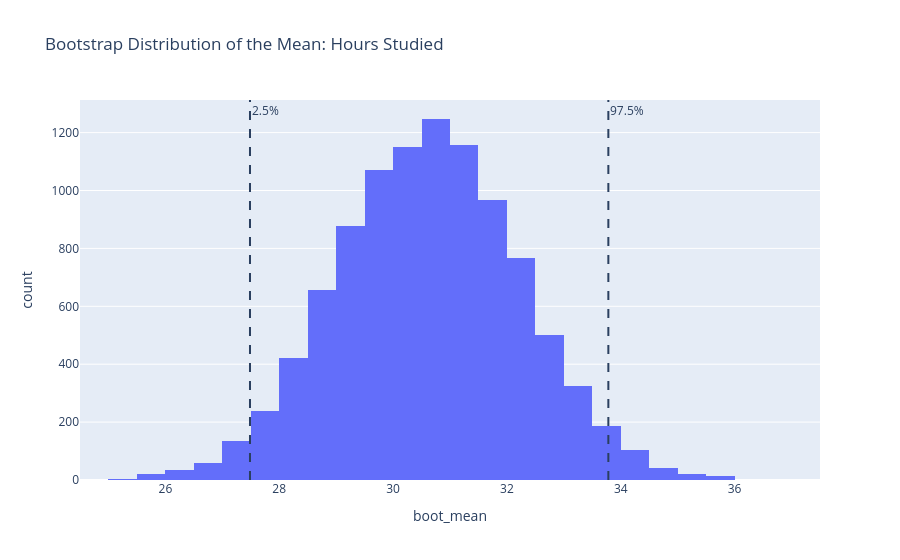
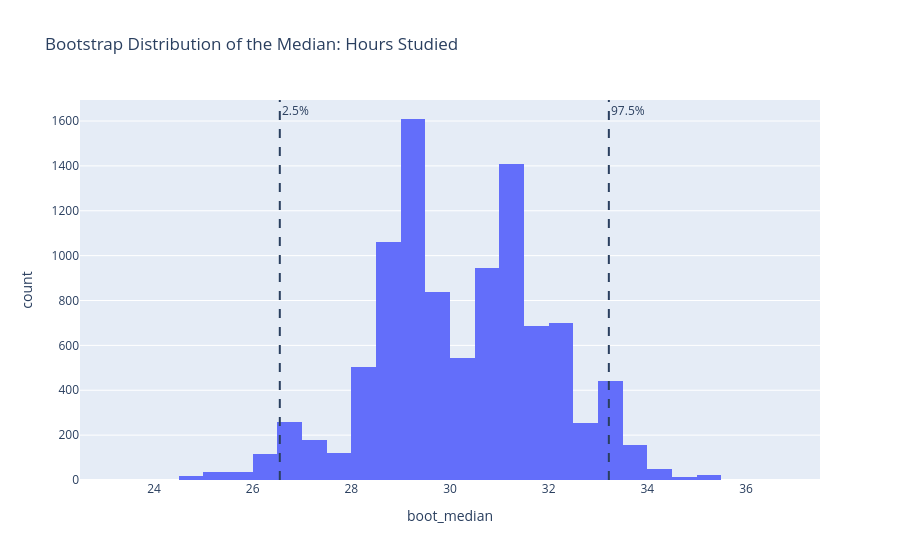

The notebook cell saved with these charts, in order:
### Code cell
import plotly.express as px

bootstrap_df = pd.DataFrame({
    "boot_mean": boot_means,
    "boot_median": boot_medians
})

fig_mean = px.histogram(
    bootstrap_df,
    x="boot_mean",
    nbins=50,
    title="Bootstrap Distribution of the Mean: Hours Studied"
)
fig_mean.add_vline(x=ci_mean[0], line_dash="dash", annotation_text="2.5%")
fig_mean.add_vline(x=ci_mean[1], line_dash="dash", annotation_text="97.5%")
fig_mean.show()

fig_median = px.histogram(
    bootstrap_df,
    x="boot_median",
    nbins=50,
    title="Bootstrap Distribution of the Median: Hours Studied"
)
fig_median.add_vline(x=ci_median[0], line_dash="dash", annotation_text="2.5%")
fig_median.add_vline(x=ci_median[1], line_dash="dash", annotation_text="97.5%")
fig_median.show()

### Figure 1 — Plotly figure (JSON) as saved in the notebook; plotly's stock layout.template omitted (floating-point values rounded to 4 significant figures; data arrays with more than 128 entries replaced by an {"elided": "..."} marker saying what was removed)
{"data": [{"bingroup": "x", "hovertemplate": "boot_mean=%{x}<br>count=%{y}<extra></extra>", "legendgroup": "", "marker": {"color": "#636efa", "pattern": {"shape": ""}}, "name": "", "nbinsx": 50, "orientation": "v", "showlegend": false, "type": "histogram", "x": {"elided": "10000 float values"}, "xaxis": "x", "yaxis": "y"}], "layout": {"annotations": [{"showarrow": false, "text": "2.5%", "x": 27.49, "xanchor": "left", "xref": "x", "y": 1, "yanchor": "top", "yref": "y domain"}, {"showarrow": false, "text": "97.5%", "x": 33.78, "xanchor": "left", "xref": "x", "y": 1, "yanchor": "top", "yref": "y domain"}], "barmode": "relative", "legend": {"tracegroupgap": 0}, "shapes": [{"line": {"dash": "dash"}, "type": "line", "x0": 27.49, "x1": 27.49, "xref": "x", "y0": 0, "y1": 1, "yref": "y domain"}, {"line": {"dash": "dash"}, "type": "line", "x0": 33.78, "x1": 33.78, "xref": "x", "y0": 0, "y1": 1, "yref": "y domain"}], "title": {"text": "Bootstrap Distribution of the Mean: Hours Studied"}, "xaxis": {"anchor": "y", "domain": [0, 1], "title": {"text": "boot_mean"}}, "yaxis": {"anchor": "x", "domain": [0, 1], "title": {"text": "count"}}}}

### Figure 2 — Plotly figure (JSON) as saved in the notebook; plotly's stock layout.template omitted (floating-point values rounded to 4 significant figures; data arrays with more than 128 entries replaced by an {"elided": "..."} marker saying what was removed)
{"data": [{"bingroup": "x", "hovertemplate": "boot_median=%{x}<br>count=%{y}<extra></extra>", "legendgroup": "", "marker": {"color": "#636efa", "pattern": {"shape": ""}}, "name": "", "nbinsx": 50, "orientation": "v", "showlegend": false, "type": "histogram", "x": {"elided": "10000 float values"}, "xaxis": "x", "yaxis": "y"}], "layout": {"annotations": [{"showarrow": false, "text": "2.5%", "x": 26.55, "xanchor": "left", "xref": "x", "y": 1, "yanchor": "top", "yref": "y domain"}, {"showarrow": false, "text": "97.5%", "x": 33.22, "xanchor": "left", "xref": "x", "y": 1, "yanchor": "top", "yref": "y domain"}], "barmode": "relative", "legend": {"tracegroupgap": 0}, "shapes": [{"line": {"dash": "dash"}, "type": "line", "x0": 26.55, "x1": 26.55, "xref": "x", "y0": 0, "y1": 1, "yref": "y domain"}, {"line": {"dash": "dash"}, "type": "line", "x0": 33.22, "x1": 33.22, "xref": "x", "y0": 0, "y1": 1, "yref": "y domain"}], "title": {"text": "Bootstrap Distribution of the Median: Hours Studied"}, "xaxis": {"anchor": "y", "domain": [0, 1], "title": {"text": "boot_median"}}, "yaxis": {"anchor": "x", "domain": [0, 1], "title": {"text": "count"}}}}
